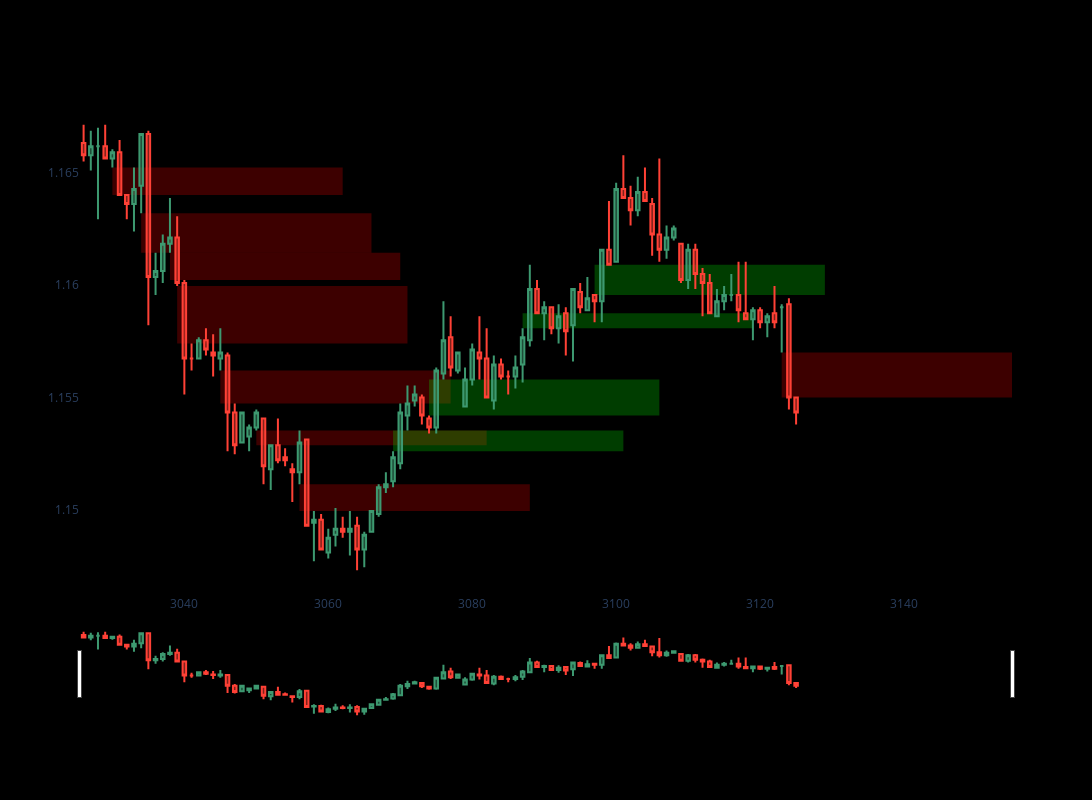

Write notebook code for a chart like this one.
### Code cell
dfpl = my_data.tail(100)

# Create the figure
fig = go.Figure()

# Add candlestick chart
fig.add_trace(go.Candlestick(
    x=dfpl.index,
    open=dfpl["Open"],
    high=dfpl["High"],
    low=dfpl["Low"],
    close=dfpl["Close"],
    name="Candles"
))

# Add FVG zones
for _, row in dfpl.iterrows():
    if isinstance(row["FVG"], tuple):
        fvg_type, start, end, index = row["FVG"]
        print('FVG LEVEL *****', row["FVG"])
        color = "rgba(0,255,0,0.3)" if fvg_type == "bullish" else "rgba(255,0,0,0.3)"
        fig.add_shape(
            type="rect",
            x0=index - 2,
            x1=index + 30,
            y0=start,
            y1=end,
            fillcolor=color,
            opacity=0.8,
            layer="below",
            line=dict(width=0),
        )

# Show the chart
fig.update_layout(width=1200, height=800,
                  xaxis=dict(showgrid=False),
                  yaxis=dict(showgrid=False),
                  plot_bgcolor='black',
                  paper_bgcolor='black')
fig.show()
